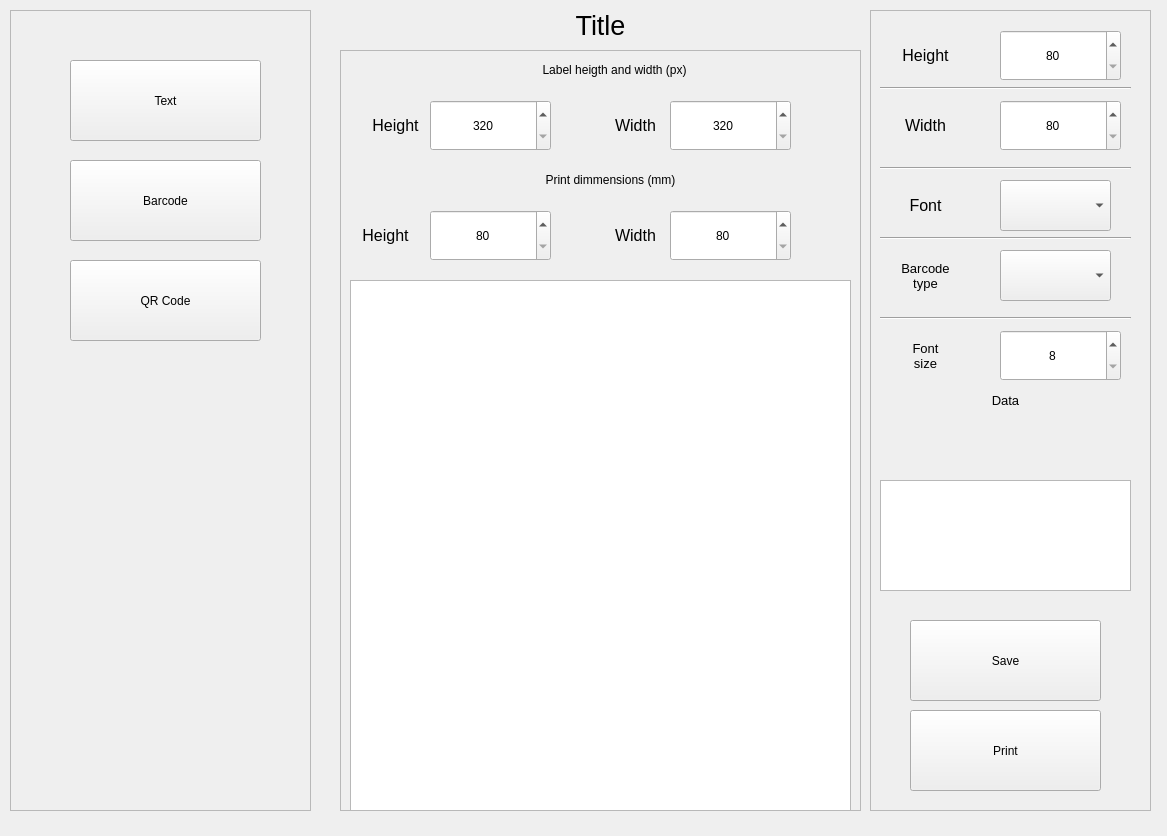
<?xml version="1.0" encoding="UTF-8"?>
<ui version="4.0">
 <class>Form</class>
 <widget class="QWidget" name="Form">
  <property name="geometry">
   <rect>
    <x>0</x>
    <y>0</y>
    <width>1167</width>
    <height>836</height>
   </rect>
  </property>
  <property name="windowTitle">
   <string>Form</string>
  </property>
  <widget class="QFrame" name="frame">
   <property name="geometry">
    <rect>
     <x>340</x>
     <y>50</y>
     <width>521</width>
     <height>761</height>
    </rect>
   </property>
   <property name="frameShape">
    <enum>QFrame::StyledPanel</enum>
   </property>
   <property name="frameShadow">
    <enum>QFrame::Raised</enum>
   </property>
   <widget class="QSpinBox" name="height">
    <property name="geometry">
     <rect>
      <x>90</x>
      <y>50</y>
      <width>121</width>
      <height>51</height>
     </rect>
    </property>
    <property name="alignment">
     <set>Qt::AlignCenter</set>
    </property>
    <property name="specialValueText">
     <string>320</string>
    </property>
    <property name="suffix">
     <string/>
    </property>
    <property name="maximum">
     <number>30000</number>
    </property>
   </widget>
   <widget class="QSpinBox" name="width">
    <property name="geometry">
     <rect>
      <x>330</x>
      <y>50</y>
      <width>121</width>
      <height>51</height>
     </rect>
    </property>
    <property name="alignment">
     <set>Qt::AlignCenter</set>
    </property>
    <property name="specialValueText">
     <string>320</string>
    </property>
    <property name="maximum">
     <number>30000</number>
    </property>
   </widget>
   <widget class="QLabel" name="label">
    <property name="geometry">
     <rect>
      <x>104</x>
      <y>10</y>
      <width>341</width>
      <height>20</height>
     </rect>
    </property>
    <property name="text">
     <string>Label heigth and width (px)</string>
    </property>
    <property name="alignment">
     <set>Qt::AlignCenter</set>
    </property>
   </widget>
   <widget class="QGraphicsView" name="graphicsView">
    <property name="geometry">
     <rect>
      <x>10</x>
      <y>230</y>
      <width>501</width>
      <height>531</height>
     </rect>
    </property>
   </widget>
   <widget class="QLabel" name="label_2">
    <property name="geometry">
     <rect>
      <x>100</x>
      <y>120</y>
      <width>341</width>
      <height>20</height>
     </rect>
    </property>
    <property name="text">
     <string>Print dimmensions (mm)</string>
    </property>
    <property name="alignment">
     <set>Qt::AlignCenter</set>
    </property>
   </widget>
   <widget class="QSpinBox" name="height_print">
    <property name="geometry">
     <rect>
      <x>90</x>
      <y>160</y>
      <width>121</width>
      <height>51</height>
     </rect>
    </property>
    <property name="alignment">
     <set>Qt::AlignCenter</set>
    </property>
    <property name="specialValueText">
     <string>80</string>
    </property>
    <property name="maximum">
     <number>30000</number>
    </property>
   </widget>
   <widget class="QSpinBox" name="width_print">
    <property name="geometry">
     <rect>
      <x>330</x>
      <y>160</y>
      <width>121</width>
      <height>51</height>
     </rect>
    </property>
    <property name="alignment">
     <set>Qt::AlignCenter</set>
    </property>
    <property name="specialValueText">
     <string>80</string>
    </property>
    <property name="maximum">
     <number>30000</number>
    </property>
   </widget>
   <widget class="QLabel" name="label_4">
    <property name="geometry">
     <rect>
      <x>10</x>
      <y>160</y>
      <width>71</width>
      <height>51</height>
     </rect>
    </property>
    <property name="font">
     <font>
      <pointsize>12</pointsize>
     </font>
    </property>
    <property name="text">
     <string>Height</string>
    </property>
    <property name="alignment">
     <set>Qt::AlignCenter</set>
    </property>
   </widget>
   <widget class="QLabel" name="label_5">
    <property name="geometry">
     <rect>
      <x>260</x>
      <y>160</y>
      <width>71</width>
      <height>51</height>
     </rect>
    </property>
    <property name="font">
     <font>
      <pointsize>12</pointsize>
     </font>
    </property>
    <property name="text">
     <string>Width</string>
    </property>
    <property name="alignment">
     <set>Qt::AlignCenter</set>
    </property>
   </widget>
   <widget class="QLabel" name="label_6">
    <property name="geometry">
     <rect>
      <x>260</x>
      <y>50</y>
      <width>71</width>
      <height>51</height>
     </rect>
    </property>
    <property name="font">
     <font>
      <pointsize>12</pointsize>
     </font>
    </property>
    <property name="text">
     <string>Width</string>
    </property>
    <property name="alignment">
     <set>Qt::AlignCenter</set>
    </property>
   </widget>
   <widget class="QLabel" name="label_7">
    <property name="geometry">
     <rect>
      <x>20</x>
      <y>50</y>
      <width>71</width>
      <height>51</height>
     </rect>
    </property>
    <property name="font">
     <font>
      <pointsize>12</pointsize>
     </font>
    </property>
    <property name="text">
     <string>Height</string>
    </property>
    <property name="alignment">
     <set>Qt::AlignCenter</set>
    </property>
   </widget>
  </widget>
  <widget class="QFrame" name="frame_2">
   <property name="geometry">
    <rect>
     <x>10</x>
     <y>10</y>
     <width>301</width>
     <height>801</height>
    </rect>
   </property>
   <property name="frameShape">
    <enum>QFrame::StyledPanel</enum>
   </property>
   <property name="frameShadow">
    <enum>QFrame::Raised</enum>
   </property>
   <widget class="QPushButton" name="text">
    <property name="geometry">
     <rect>
      <x>60</x>
      <y>50</y>
      <width>191</width>
      <height>81</height>
     </rect>
    </property>
    <property name="text">
     <string>Text</string>
    </property>
   </widget>
   <widget class="QPushButton" name="barcode">
    <property name="geometry">
     <rect>
      <x>60</x>
      <y>150</y>
      <width>191</width>
      <height>81</height>
     </rect>
    </property>
    <property name="text">
     <string>Barcode</string>
    </property>
   </widget>
   <widget class="QPushButton" name="qr_code">
    <property name="geometry">
     <rect>
      <x>60</x>
      <y>250</y>
      <width>191</width>
      <height>81</height>
     </rect>
    </property>
    <property name="text">
     <string>QR Code</string>
    </property>
   </widget>
  </widget>
  <widget class="QLabel" name="title">
   <property name="geometry">
    <rect>
     <x>340</x>
     <y>0</y>
     <width>521</width>
     <height>51</height>
    </rect>
   </property>
   <property name="font">
    <font>
     <pointsize>20</pointsize>
    </font>
   </property>
   <property name="text">
    <string>Title</string>
   </property>
   <property name="alignment">
    <set>Qt::AlignCenter</set>
   </property>
  </widget>
  <widget class="QFrame" name="frame_3">
   <property name="geometry">
    <rect>
     <x>870</x>
     <y>10</y>
     <width>281</width>
     <height>801</height>
    </rect>
   </property>
   <property name="frameShape">
    <enum>QFrame::StyledPanel</enum>
   </property>
   <property name="frameShadow">
    <enum>QFrame::Raised</enum>
   </property>
   <widget class="QLabel" name="label_8">
    <property name="geometry">
     <rect>
      <x>20</x>
      <y>20</y>
      <width>71</width>
      <height>51</height>
     </rect>
    </property>
    <property name="font">
     <font>
      <pointsize>12</pointsize>
     </font>
    </property>
    <property name="text">
     <string>Height</string>
    </property>
    <property name="alignment">
     <set>Qt::AlignCenter</set>
    </property>
   </widget>
   <widget class="Line" name="line">
    <property name="geometry">
     <rect>
      <x>10</x>
      <y>70</y>
      <width>251</width>
      <height>16</height>
     </rect>
    </property>
    <property name="orientation">
     <enum>Qt::Horizontal</enum>
    </property>
   </widget>
   <widget class="QSpinBox" name="widget_height">
    <property name="geometry">
     <rect>
      <x>130</x>
      <y>20</y>
      <width>121</width>
      <height>51</height>
     </rect>
    </property>
    <property name="alignment">
     <set>Qt::AlignCenter</set>
    </property>
    <property name="specialValueText">
     <string>80</string>
    </property>
    <property name="maximum">
     <number>30000</number>
    </property>
   </widget>
   <widget class="QLabel" name="label_9">
    <property name="geometry">
     <rect>
      <x>20</x>
      <y>90</y>
      <width>71</width>
      <height>51</height>
     </rect>
    </property>
    <property name="font">
     <font>
      <pointsize>12</pointsize>
     </font>
    </property>
    <property name="text">
     <string>Width</string>
    </property>
    <property name="alignment">
     <set>Qt::AlignCenter</set>
    </property>
   </widget>
   <widget class="QSpinBox" name="widget_width">
    <property name="geometry">
     <rect>
      <x>130</x>
      <y>90</y>
      <width>121</width>
      <height>51</height>
     </rect>
    </property>
    <property name="alignment">
     <set>Qt::AlignCenter</set>
    </property>
    <property name="specialValueText">
     <string>80</string>
    </property>
    <property name="maximum">
     <number>30000</number>
    </property>
   </widget>
   <widget class="Line" name="line_2">
    <property name="geometry">
     <rect>
      <x>10</x>
      <y>150</y>
      <width>251</width>
      <height>16</height>
     </rect>
    </property>
    <property name="orientation">
     <enum>Qt::Horizontal</enum>
    </property>
   </widget>
   <widget class="QLabel" name="label_10">
    <property name="geometry">
     <rect>
      <x>20</x>
      <y>170</y>
      <width>71</width>
      <height>51</height>
     </rect>
    </property>
    <property name="font">
     <font>
      <pointsize>12</pointsize>
     </font>
    </property>
    <property name="text">
     <string>Font</string>
    </property>
    <property name="alignment">
     <set>Qt::AlignCenter</set>
    </property>
   </widget>
   <widget class="QComboBox" name="font">
    <property name="geometry">
     <rect>
      <x>130</x>
      <y>170</y>
      <width>111</width>
      <height>51</height>
     </rect>
    </property>
   </widget>
   <widget class="QComboBox" name="barcode_type">
    <property name="geometry">
     <rect>
      <x>130</x>
      <y>240</y>
      <width>111</width>
      <height>51</height>
     </rect>
    </property>
   </widget>
   <widget class="QLabel" name="label_11">
    <property name="geometry">
     <rect>
      <x>20</x>
      <y>240</y>
      <width>71</width>
      <height>51</height>
     </rect>
    </property>
    <property name="font">
     <font>
      <pointsize>10</pointsize>
     </font>
    </property>
    <property name="text">
     <string>Barcode
type</string>
    </property>
    <property name="alignment">
     <set>Qt::AlignCenter</set>
    </property>
   </widget>
   <widget class="Line" name="line_3">
    <property name="geometry">
     <rect>
      <x>10</x>
      <y>220</y>
      <width>251</width>
      <height>16</height>
     </rect>
    </property>
    <property name="orientation">
     <enum>Qt::Horizontal</enum>
    </property>
   </widget>
   <widget class="Line" name="line_4">
    <property name="geometry">
     <rect>
      <x>10</x>
      <y>300</y>
      <width>251</width>
      <height>16</height>
     </rect>
    </property>
    <property name="orientation">
     <enum>Qt::Horizontal</enum>
    </property>
   </widget>
   <widget class="QLabel" name="label_12">
    <property name="geometry">
     <rect>
      <x>20</x>
      <y>320</y>
      <width>71</width>
      <height>51</height>
     </rect>
    </property>
    <property name="font">
     <font>
      <pointsize>10</pointsize>
     </font>
    </property>
    <property name="text">
     <string>Font
size</string>
    </property>
    <property name="alignment">
     <set>Qt::AlignCenter</set>
    </property>
   </widget>
   <widget class="QSpinBox" name="font_size">
    <property name="geometry">
     <rect>
      <x>130</x>
      <y>320</y>
      <width>121</width>
      <height>51</height>
     </rect>
    </property>
    <property name="alignment">
     <set>Qt::AlignCenter</set>
    </property>
    <property name="specialValueText">
     <string>8</string>
    </property>
    <property name="maximum">
     <number>30000</number>
    </property>
   </widget>
   <widget class="QPushButton" name="save">
    <property name="geometry">
     <rect>
      <x>40</x>
      <y>610</y>
      <width>191</width>
      <height>81</height>
     </rect>
    </property>
    <property name="text">
     <string>Save</string>
    </property>
    <property name="icon">
     <iconset>
      <normaloff>../icons/save.svg</normaloff>../icons/save.svg</iconset>
    </property>
    <property name="iconSize">
     <size>
      <width>30</width>
      <height>30</height>
     </size>
    </property>
   </widget>
   <widget class="QPushButton" name="print">
    <property name="geometry">
     <rect>
      <x>40</x>
      <y>700</y>
      <width>191</width>
      <height>81</height>
     </rect>
    </property>
    <property name="text">
     <string>Print</string>
    </property>
    <property name="icon">
     <iconset>
      <normaloff>../icons/printer-fill.svg</normaloff>../icons/printer-fill.svg</iconset>
    </property>
    <property name="iconSize">
     <size>
      <width>30</width>
      <height>30</height>
     </size>
    </property>
   </widget>
   <widget class="QLabel" name="label_13">
    <property name="geometry">
     <rect>
      <x>100</x>
      <y>380</y>
      <width>71</width>
      <height>21</height>
     </rect>
    </property>
    <property name="font">
     <font>
      <pointsize>10</pointsize>
     </font>
    </property>
    <property name="text">
     <string>Data</string>
    </property>
    <property name="alignment">
     <set>Qt::AlignCenter</set>
    </property>
   </widget>
   <widget class="QPlainTextEdit" name="plainTextEdit">
    <property name="geometry">
     <rect>
      <x>10</x>
      <y>470</y>
      <width>251</width>
      <height>111</height>
     </rect>
    </property>
   </widget>
  </widget>
 </widget>
 <resources/>
 <connections/>
</ui>
